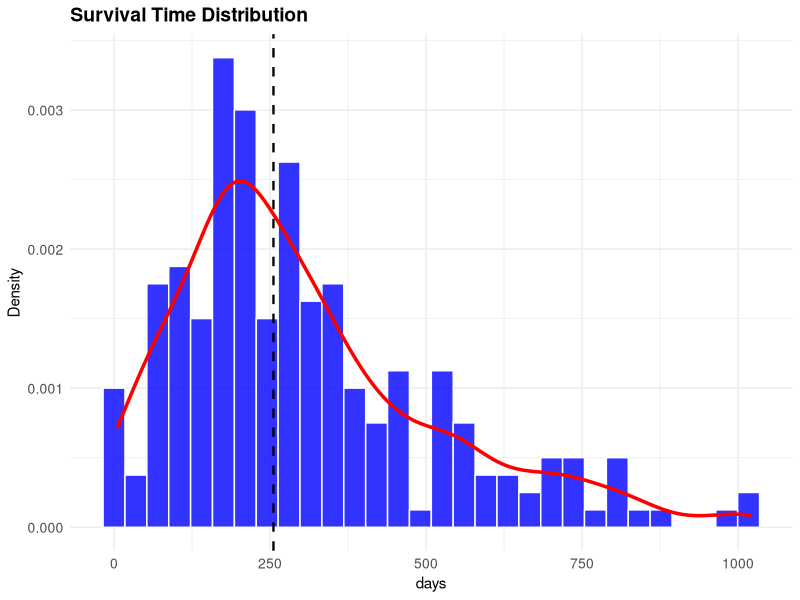

This figure's R source: (Note: this script raises an error after producing the figure.)
## ---- chunk 1
# Optional: install.packages("Cairo") if you don't have it
knitr::opts_chunk$set(echo = TRUE, warning = FALSE, message = FALSE, 
                      fig.width = 8, fig.height = 6, 
                      dev = "png", dev.args = list(type = "cairo"))
## ---- chunk 2
library(survival)
library(survminer)
library(dplyr)
library(ggplot2)

# Load and prepare the dataset
datos_pulmon <- lung %>%
  mutate(
    # The original dataset has status: 1=censored, 2=dead. We change it to 0 and 1.
    evento = ifelse(status == 2, 1, 0),
    # Label sex (1=Male, 2=Female)
    sexo_factor = factor(sex, levels = c(1, 2), labels = c("Male", "Female")),
    # Create age groups for the contrasts
    grupo_edad = cut(age, 
                     breaks = c(0, 50, 65, Inf), 
                     labels = c("<50 years", "50-65 years", ">65 years")),
    # Label the ECOG variable (patient performance status)
    ecog_factor = factor(ph.ecog)
  )
## ---- chunk 3
# General summary of survival time in days
summary(datos_pulmon$time)

# General characteristics
table(datos_pulmon$sexo_factor)
table(datos_pulmon$grupo_edad)
table(datos_pulmon$ecog_factor)

# Proportion of events (1 = Death, 0 = Censored)
table(datos_pulmon$evento)
## ---- chunk 4

ggplot(datos_pulmon, aes(x = time)) +
  
  geom_histogram(aes(y = after_stat(density)), bins = 30, 
                 fill = "blue", color = "white", alpha = 0.8) +
  
  geom_density(color = "red", linewidth = 1.2) +

  geom_vline(aes(xintercept = median(time, na.rm = TRUE)), 
             color = "black", linetype = "dashed", linewidth = 0.8) +

  theme_minimal() +
  labs(title = "Survival Time Distribution",
       x = "days",
       y = "Density") +
  theme(plot.title = element_text(face = "bold", size = 14),
         axis.text = element_text(size = 10))
## ---- chunk 5
km_pob <- survfit(Surv(time, evento) ~ 1, data = datos_pulmon)
ggsurvplot(km_pob, conf.int = TRUE, 
           title = "Population Survival (Lung Cancer)",
           xlab = "days", ylab = "S(t)")
## ---- chunk 6
km_sexo <- survfit(Surv(time, evento) ~ sexo_factor, data = datos_pulmon)
ggsurvplot(km_sexo, conf.int = TRUE, pval = TRUE,
           title = "Survival by Sex",
           xlab = "days", ylab = "S(t)")
## ---- chunk 7
km_ecog <- survfit(Surv(time, evento) ~ ecog_factor, data = datos_pulmon)

ggsurvplot(km_ecog, 
           conf.int = FALSE,            # Here we turn off the intervals
           title = "Survival by ECOG Scale",
           xlab = "Time (days)", 
           ylab = "S(t)",
           ggtheme = theme_minimal())
## ---- chunk 8
# Log-Rank 
survdiff(Surv(time, evento) ~ sexo_factor, data = datos_pulmon, rho = 0)

# Wilcoxon 

survdiff(Surv(time, evento) ~ sexo_factor, data = datos_pulmon, rho = 1)
## ---- chunk 9
# Log-Rank

survdiff(Surv(time, evento) ~ grupo_edad, data = datos_pulmon, rho = 0)

# Wilcoxon

survdiff(Surv(time, evento) ~ grupo_edad, data = datos_pulmon, rho = 1)
## ---- chunk 10
# test w strata

survdiff(Surv(time, evento) ~ sexo_factor + strata(grupo_edad), data = datos_pulmon, rho = 0)
survdiff(Surv(time, evento) ~ sexo_factor + strata(grupo_edad), data = datos_pulmon, rho = 1)

#The strata function allows us to control for the effect of age groups while evaluating the differences in survival, this means that we are comparing the survival focusing on the differences even though the age groups may have different survival patterns. By including strata(grupo_edad), we are essentially adjusting for the potential confounding effect of age groups, allowing us to isolate the effect
